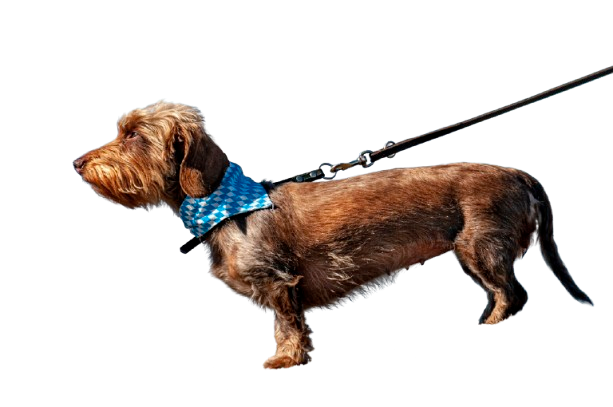
#> input picture ch2-자연어처리-영문-한글-통계-워드클라우드/dog-test2.png, 613 x 407 px
$ jupyter execute convertImg.ipynb
#> lines starting #> are read from the running program, lines starting #| are printed output that depends on the picture; after the words box and inside, x2 and y2 are one past the last pixel; in counts of white or black regions, pixels touching at a corner belong together
[cell 1]
from PIL import Image, ImageOps

# 배경 이미지 제거 사이트
# https://www.remove.bg/
# 1. 이미지 열기
# 예: 'cat_dog.png' 파일이 현재 디렉토리에 있다고 가정
img = Image.open("dog-test2.png").convert("RGBA")
#> img is the input picture: PIL image 613x407 RGBA; mean R, G, B, A 23.8, 17.4, 14.1, 58.1

# 2. 알파 채널 추출 (투명 영역)
#    투명 배경이 없는 JPG 등의 경우, 배경을 흰색으로 미리 교체해야 할 수도 있습니다.
r, g, b, alpha = img.split()
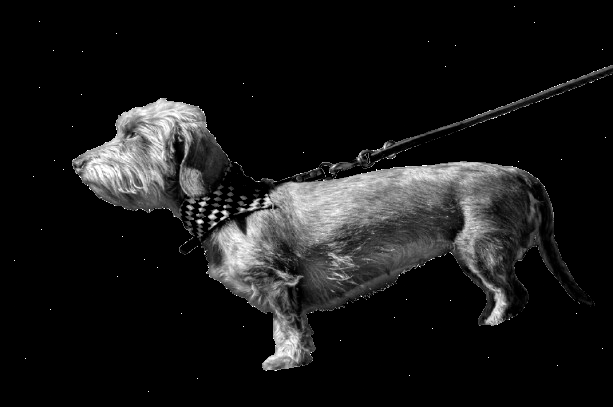
#> r: PIL image 613x407 L; min 0, max 255, mean 23.8
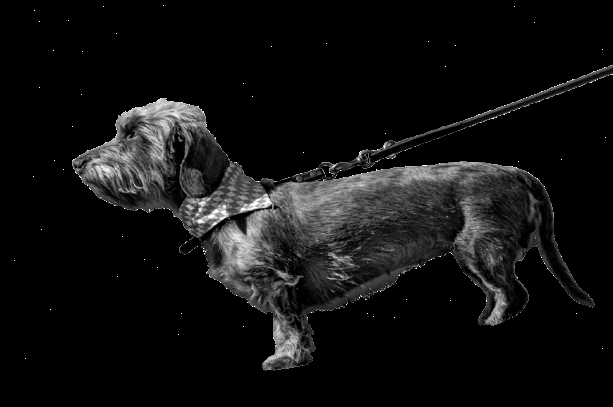
#> g: PIL image 613x407 L; min 0, max 255, mean 17.4
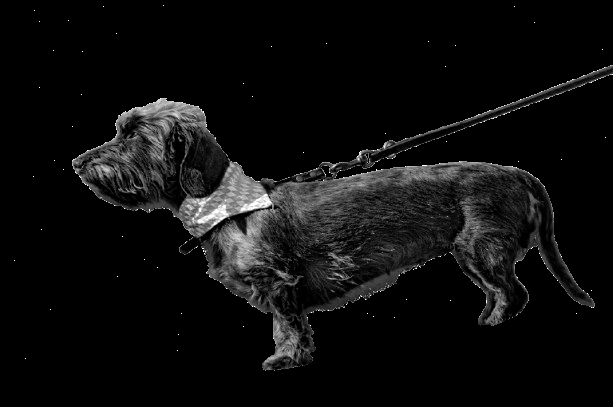
#> b: PIL image 613x407 L; min 0, max 255, mean 14.1
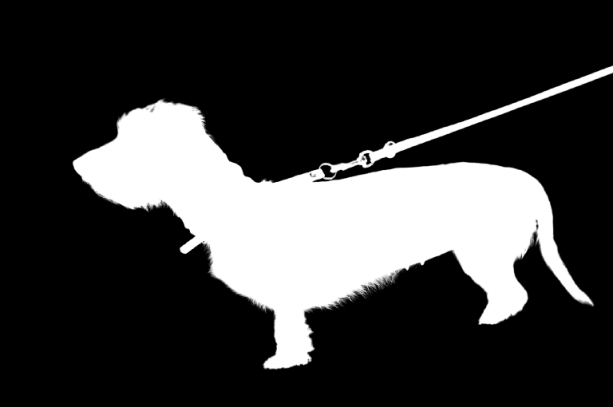
#> alpha: PIL image 613x407 L; min 0, max 255, mean 58.1

# 3. 알파 채널 기준으로 피사체(동물) 영역 마스크 만들기
#    alpha가 0에 가까울수록 투명, 255에 가까울수록 불투명
#    threshold(임계값)를 통해 이진화
threshold = 128
mask = alpha.point(lambda p: 255 if p > threshold else 0)
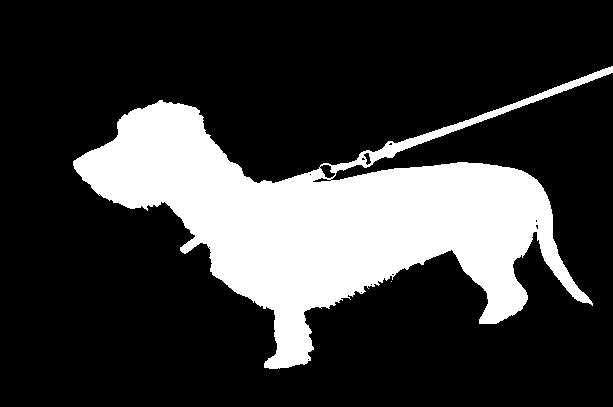
#> mask: PIL image 613x407 L; 22.8% white; 2 white regions (1 under 20 px), largest, box (x1, y1, x2, y2) and area: (73, 66, 613, 369) 56788

# 4. 피사체 영역을 검정색으로 만들기
#    - 새 이미지를 흰색 배경으로 만들고, 피사체 영역만 검정으로 채우는 방식
width, height = img.size
#> width = 613; height = 407
silhouette = Image.new("RGB", (width, height), color="white")  # 배경 흰색
#> silhouette: PIL image 613x407 RGB; every value is 255
# mask가 흰색(255)인 부분만 검정(#000000)으로 채움
# fill 영역이 마스크에서 흰색(255)에 해당하는 부분
silhouette.paste("black", (0, 0, width, height), mask=mask)

# 5. PNG로 저장 (배경은 이미 흰색)
silhouette.save("dog-test2-sh.png", "PNG")
